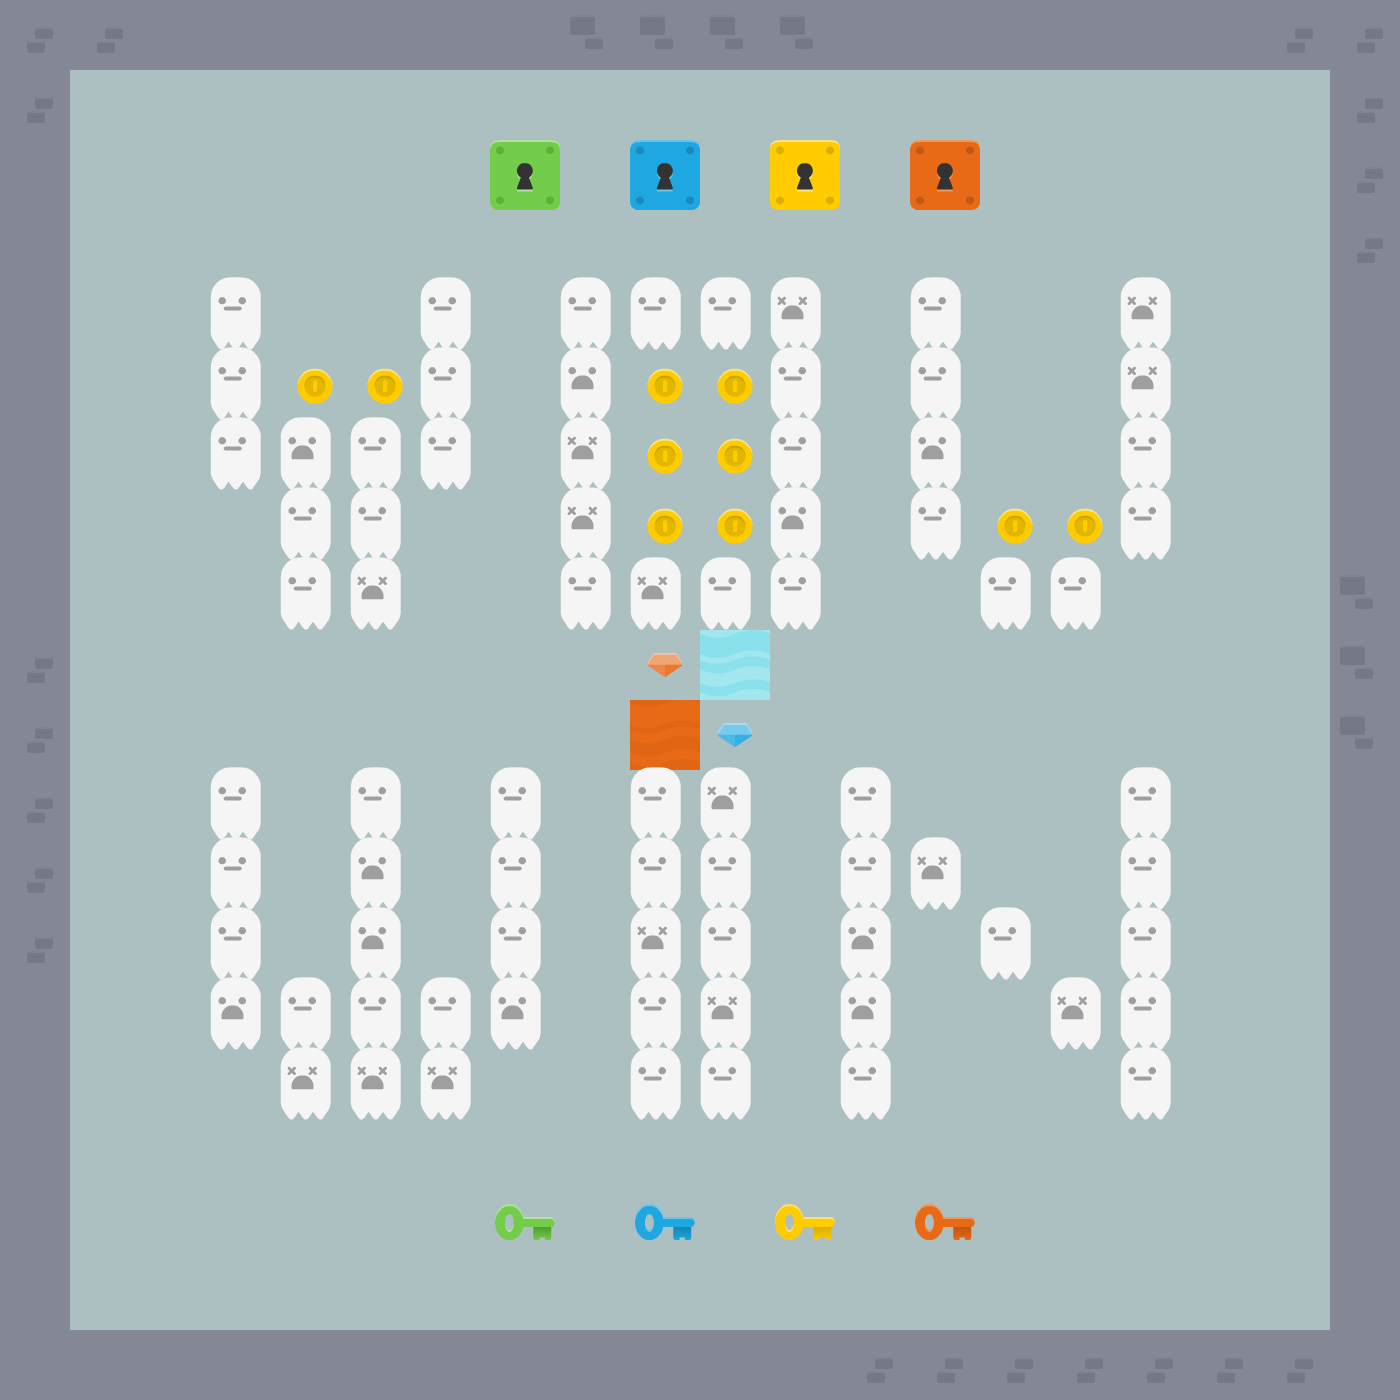

Tiled map render using the project's own tile images. Description and the whole map definition, tile-layer contents included, below:
An orthogonal 20x20 tile map with 70x70 px tiles, 2 tile layers (Passable, Walls).

<map version="1.5" tiledversion="1.7.2" orientation="orthogonal" renderorder="right-down" width="20" height="20" tilewidth="70" tileheight="70" infinite="0" nextlayerid="3" nextobjectid="1">
 <tileset firstgid="1" source="chipschallenge.tsx" />
 <layer id="2" name="Passable" width="20" height="20">
  <data encoding="csv">
12,12,12,12,12,12,12,12,12,12,12,12,12,12,12,12,12,12,12,12,
12,12,12,12,12,12,12,12,12,12,12,12,12,12,12,12,12,12,12,12,
12,12,12,12,12,12,12,12,12,12,12,12,12,12,12,12,12,12,12,12,
12,12,12,12,12,12,12,12,12,12,12,12,12,12,12,12,12,12,12,12,
12,12,12,12,12,12,12,12,12,12,12,12,12,12,12,12,12,12,12,12,
12,12,12,12,12,12,12,12,12,12,12,12,12,12,12,12,12,12,12,12,
12,12,12,12,12,12,12,12,12,12,12,12,12,12,12,12,12,12,12,12,
12,12,12,12,12,12,12,12,12,12,12,12,12,12,12,12,12,12,12,12,
12,12,12,12,12,12,12,12,12,12,12,12,12,12,12,12,12,12,12,12,
12,12,12,12,12,12,12,12,12,12,12,12,12,12,12,12,12,12,12,12,
12,12,12,12,12,12,12,12,12,12,12,12,12,12,12,12,12,12,12,12,
12,12,12,12,12,12,12,12,12,12,12,12,12,12,12,12,12,12,12,12,
12,12,12,12,12,12,12,12,12,12,12,12,12,12,12,12,12,12,12,12,
12,12,12,12,12,12,12,12,12,12,12,12,12,12,12,12,12,12,12,12,
12,12,12,12,12,12,12,12,12,12,12,12,12,12,12,12,12,12,12,12,
12,12,12,12,12,12,12,12,12,12,12,12,12,12,12,12,12,12,12,12,
12,12,12,12,12,12,12,12,12,12,12,12,12,12,12,12,12,12,12,12,
12,12,12,12,12,12,12,12,12,12,12,12,12,12,12,12,12,12,12,12,
12,12,12,12,12,12,12,12,12,12,12,12,12,12,12,12,12,12,12,12,
12,12,12,12,12,12,12,12,12,12,12,12,12,12,12,12,12,12,12,12
</data>
 </layer>
 <layer id="1" name="Walls" width="20" height="20">
  <data encoding="csv">
21,21,19,19,19,19,19,19,20,20,20,20,19,19,19,19,19,19,21,21,
21,0,0,0,0,0,0,0,0,0,0,0,0,0,0,0,0,0,0,21,
19,0,0,0,0,0,0,9,0,8,0,11,0,10,0,0,0,0,0,21,
19,0,0,0,0,0,0,0,0,0,0,0,0,0,0,0,0,0,0,21,
19,0,0,16,0,0,16,0,16,16,16,17,0,16,0,0,17,0,0,19,
19,0,0,16,1,1,16,0,18,1,1,16,0,16,0,0,17,0,0,19,
19,0,0,16,18,16,16,0,17,1,1,16,0,18,0,0,16,0,0,19,
19,0,0,0,16,16,0,0,17,1,1,18,0,16,1,1,16,0,0,19,
19,0,0,0,16,17,0,0,16,17,16,16,0,0,16,16,0,0,0,20,
21,0,0,0,0,0,0,0,0,23,22,0,0,0,0,0,0,0,0,20,
21,0,0,0,0,0,0,0,0,7,24,0,0,0,0,0,0,0,0,20,
21,0,0,16,0,16,0,16,0,16,17,0,16,0,0,0,16,0,0,19,
21,0,0,16,0,18,0,16,0,16,16,0,16,17,0,0,16,0,0,19,
21,0,0,16,0,18,0,16,0,17,16,0,18,0,16,0,16,0,0,19,
19,0,0,18,16,16,16,18,0,16,17,0,18,0,0,17,16,0,0,19,
19,0,0,0,17,17,17,0,0,16,16,0,16,0,0,0,16,0,0,19,
19,0,0,0,0,0,0,0,0,0,0,0,0,0,0,0,0,0,0,19,
19,0,0,0,0,0,0,4,0,3,0,6,0,5,0,0,0,0,0,19,
19,0,0,0,0,0,0,0,0,0,0,0,0,0,0,0,0,0,0,19,
19,19,19,19,19,19,19,19,19,19,19,19,21,21,21,21,21,21,21,19
</data>
 </layer>
</map>
